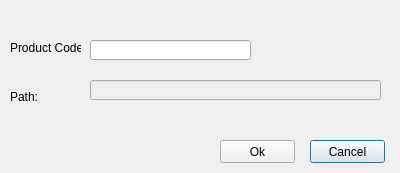
<?xml version="1.0" encoding="UTF-8"?>
<ui version="4.0">
 <class>Dialog</class>
 <widget class="QDialog" name="Dialog">
  <property name="geometry">
   <rect>
    <x>0</x>
    <y>0</y>
    <width>400</width>
    <height>173</height>
   </rect>
  </property>
  <property name="windowTitle">
   <string>Test Data Finder</string>
  </property>
  <widget class="QLabel" name="label_productCode">
   <property name="geometry">
    <rect>
     <x>10</x>
     <y>40</y>
     <width>71</width>
     <height>16</height>
    </rect>
   </property>
   <property name="text">
    <string>Product Code:</string>
   </property>
  </widget>
  <widget class="QLineEdit" name="lineEdit_productCode">
   <property name="geometry">
    <rect>
     <x>90</x>
     <y>40</y>
     <width>161</width>
     <height>20</height>
    </rect>
   </property>
  </widget>
  <widget class="QLabel" name="label_path">
   <property name="geometry">
    <rect>
     <x>10</x>
     <y>90</y>
     <width>47</width>
     <height>13</height>
    </rect>
   </property>
   <property name="text">
    <string>Path:</string>
   </property>
  </widget>
  <widget class="QLineEdit" name="lineEdit_path">
   <property name="enabled">
    <bool>false</bool>
   </property>
   <property name="geometry">
    <rect>
     <x>90</x>
     <y>80</y>
     <width>291</width>
     <height>20</height>
    </rect>
   </property>
  </widget>
  <widget class="QPushButton" name="pushButton_cancel">
   <property name="geometry">
    <rect>
     <x>310</x>
     <y>140</y>
     <width>75</width>
     <height>23</height>
    </rect>
   </property>
   <property name="text">
    <string>Cancel</string>
   </property>
  </widget>
  <widget class="QPushButton" name="pushButton_ok">
   <property name="geometry">
    <rect>
     <x>220</x>
     <y>140</y>
     <width>75</width>
     <height>23</height>
    </rect>
   </property>
   <property name="text">
    <string>Ok</string>
   </property>
  </widget>
 </widget>
 <resources/>
 <connections/>
</ui>
